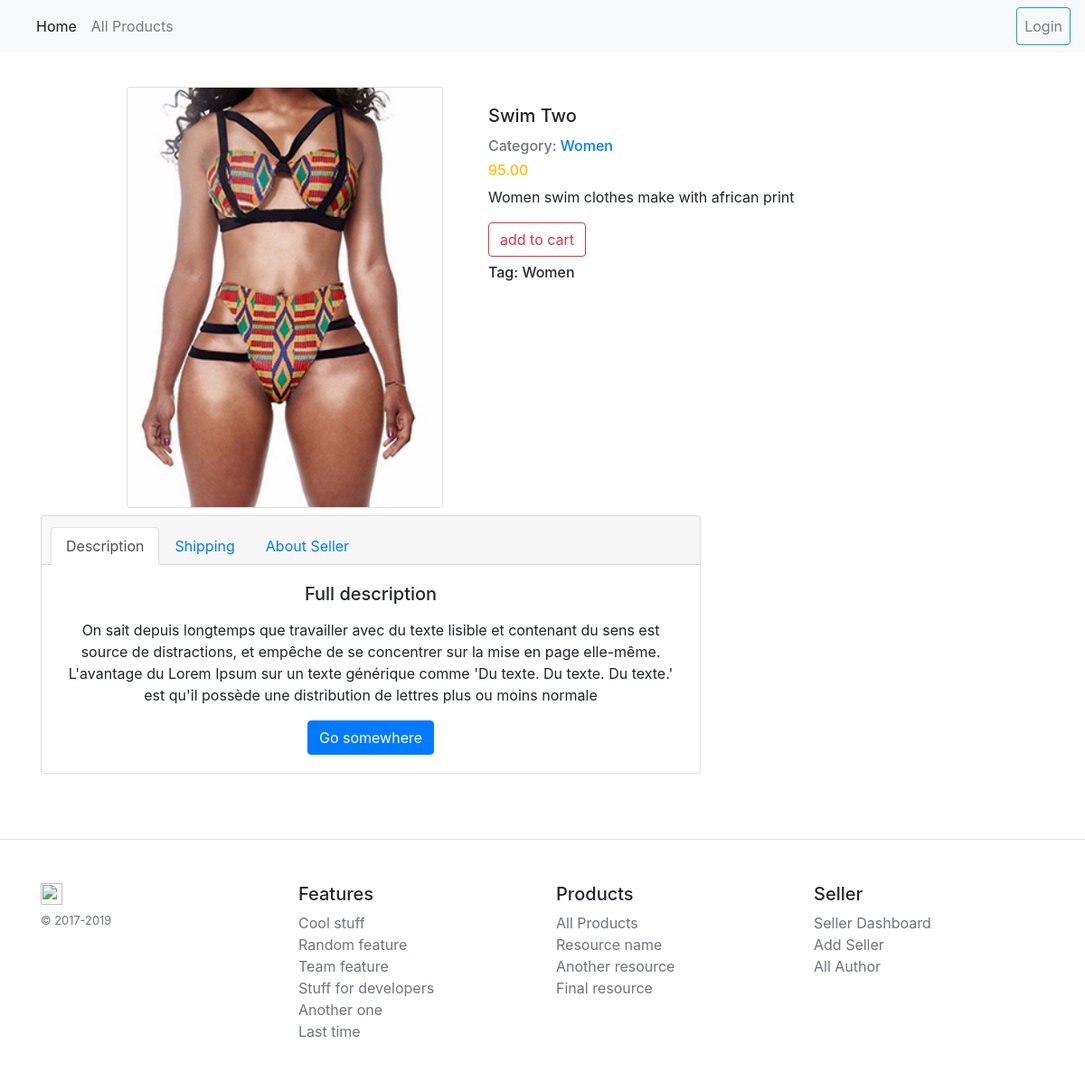
The page /product/swim-two/ on the database its author committed.
### product/models.py (models this page shows, shortened)
class Product(models.Model):
    name = models.CharField(max_length=60)
    category = models.ForeignKey(Category,on_delete=models.CASCADE, null=True )
    image = models.ImageField(help_text="add product image", default="default.png", upload_to='product/img/%Y/%m/%d', blank=True)
    slug = models.SlugField(max_length=60)
    tag = models.ForeignKey(Tag, help_text="add tags - separated by comma", max_length=60, on_delete=models.CASCADE, null=True)
    short_desc = models.CharField(max_length=100)
    full_desc = HTMLField()
    price = MoneyField(max_digits=10, decimal_places=2, default_currency='USD')
    avaliable = models.BooleanField()
    date_created = models.DateTimeField(auto_now=True)
    class Meta:
        ordering = ["-date_created"]
        verbose_name = 'Product'
        verbose_name_plural = 'Products'

class Category(models.Model):
    name = models.CharField(max_length=60)
    slug = models.SlugField(max_length=60)
    tag = models.CharField("add tags - separated by comma", max_length=60)
    is_active = models.BooleanField(default=True)
    cat_image = models.ImageField("add Category Cover here", upload_to='product/category-cover', blank=True)
    class Meta:
        verbose_name = 'Cateogry'
        verbose_name_plural = 'Categories'
    def get_absolute_url(self):
        return reverse('category_detail', kwargs={'slug': self.slug})

class Tag(models.Model):
    name = models.CharField(max_length=60)
    slug = models.SlugField(max_length=60)
    class Meta:
        verbose_name = 'Tag'
        verbose_name_plural = 'Tags'
    def __str__(self):
        return self.name

### product/views.py (the view)
# urls.py: path('<slug:slug>/', views.ProductDetail.as_view(), name='product_detail'),
class ProductDetail(DetailView):
    model = Product
    template_name = 'product/product_detail.html'

### product/templates/product/product_detail.html (shortened to what this page needs)
{% extends 'base.html' %}
{% load static %}
{% block content %}
<div class="container mt-3 pt-4">
    <div class="row">
        <div class="col-md-1">
        </div>
        <div class="col-md-4">
            <div class="card">
                <img class="card-img" src="{{ product.image.url }}" alt="Product Image">
                </div>
        </div>
        <div class="col-md-6 mb-3">
                <div class="card-body">
                  <h5 class="card-title">{{product.name}}</h5>
                  <h6 class="card-text text-muted">Category: <a href="{{ product.category.get_absolute_url }}">{{ product.category.name}}</a>   </h6>
                  <h6 class="text-warning">{{product.price}}</h6>
                  <p class="card-text">{{ product.short_desc|safe}}</p>
                  <a class="btn btn-outline-danger" href="#">add to cart</a>
                  <h6 class="card-text mt-2">Tag: {{product.tag}}</h6>
                </div>
        </div>
        <div class="col-md-8 mt-2 pb-4">
        <div class="card text-center">
            <div class="card-header">
              <ul class="nav nav-tabs card-header-tabs">
                <li class="nav-item" id="desc">
                  <a class="nav-link active" href="#">Description</a>
                </li>
                <li class="nav-item" id="ship">
                  <a class="nav-link" href="#">Shipping</a>
                </li>
                <li class="nav-item">
                  <a class="nav-link" href="#" id="seller">About Seller</a>
                </li>
              </ul>
            </div>
            <div class="card-body">
              <h5 class="card-title">Full description</h5>
              <p class="card-text"><a href="#desc"></a> {{product.full_desc|safe  }}</p>
              <a href="#" class="btn btn-primary">Go somewhere</a>
            </div>
          </div>
        </div>
    </div>
</div>
{% endblock content %}

### static/css/gero.css (style rules this page uses)
html { font-size: 14px; }
@media (min-width: 768px) { html { font-size: 16px; } }
body { padding-top: 3.5rem; }

### rows shown on the page
Product: image (picture), name "Swim Two", category.name "Women", price "95.00", short_desc "Women swim clothes make with african print", tag "Women", full_desc "On sait depuis longtemps que travailler avec du texte lisible et contenant du sens est source de distractions, et empêche de se concentrer sur la mise en page elle-même. L'avantage du Lorem Ipsum sur un texte générique comme 'Du texte. Du texte. Du texte.' est qu'il possède une distribution de lettres plus ou moins normale"
